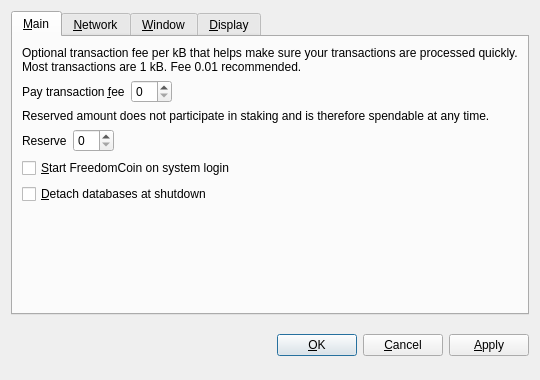
<?xml version="1.0" encoding="UTF-8"?>
<ui version="4.0">
 <class>OptionsDialog</class>
 <widget class="QDialog" name="OptionsDialog">
  <property name="geometry">
   <rect>
    <x>0</x>
    <y>0</y>
    <width>540</width>
    <height>380</height>
   </rect>
  </property>
  <property name="windowTitle">
   <string>Options</string>
  </property>
  <property name="modal">
   <bool>true</bool>
  </property>
  <layout class="QVBoxLayout" name="verticalLayout">
   <item>
    <widget class="QTabWidget" name="tabWidget">
     <property name="tabPosition">
      <enum>QTabWidget::North</enum>
     </property>
     <property name="currentIndex">
      <number>0</number>
     </property>
     <widget class="QWidget" name="tabMain">
      <attribute name="title">
       <string>&amp;Main</string>
      </attribute>
      <layout class="QVBoxLayout" name="verticalLayout_Main">
       <item>
        <widget class="QLabel" name="transactionFeeInfoLabel">
         <property name="text">
          <string>Optional transaction fee per kB that helps make sure your transactions are processed quickly. Most transactions are 1 kB. Fee 0.01 recommended.</string>
         </property>
         <property name="textFormat">
          <enum>Qt::PlainText</enum>
         </property>
         <property name="wordWrap">
          <bool>true</bool>
         </property>
        </widget>
       </item>
       <item>
        <layout class="QHBoxLayout" name="horizontalLayoutFee">
         <item>
          <widget class="QLabel" name="transactionFeeLabel">
           <property name="text">
            <string>Pay transaction &amp;fee</string>
           </property>
           <property name="textFormat">
            <enum>Qt::PlainText</enum>
           </property>
           <property name="buddy">
            <cstring>transactionFee</cstring>
           </property>
          </widget>
         </item>
         <item>
          <widget class="BitcoinAmountField" name="transactionFee"/>
         </item>
         <item>
          <spacer name="horizontalSpacerFee">
           <property name="orientation">
            <enum>Qt::Horizontal</enum>
           </property>
           <property name="sizeHint" stdset="0">
            <size>
             <width>40</width>
             <height>20</height>
            </size>
           </property>
          </spacer>
         </item>
        </layout>
       </item>
       <item>
        <widget class="QLabel" name="reserveBalanceInfoLabel">
         <property name="text">
          <string>Reserved amount does not participate in staking and is therefore spendable at any time.</string>
         </property>
         <property name="textFormat">
          <enum>Qt::PlainText</enum>
         </property>
         <property name="wordWrap">
          <bool>true</bool>
         </property>
        </widget>
       </item>
       <item>
        <layout class="QHBoxLayout" name="horizontalLayoutReserveBalance">
         <item>
          <widget class="QLabel" name="reserveBalanceLabel">
           <property name="text">
            <string>Reserve</string>
           </property>
           <property name="textFormat">
            <enum>Qt::PlainText</enum>
           </property>
           <property name="buddy">
            <cstring>reserveBalance</cstring>
           </property>
          </widget>
         </item>
         <item>
          <widget class="BitcoinAmountField" name="reserveBalance"/>
         </item>
         <item>
          <spacer name="horizontalSpacerReserveBalance">
           <property name="orientation">
            <enum>Qt::Horizontal</enum>
           </property>
           <property name="sizeHint" stdset="0">
            <size>
             <width>40</width>
             <height>20</height>
            </size>
           </property>
          </spacer>
         </item>
        </layout>
       </item>
       <item>
        <widget class="QCheckBox" name="bitcoinAtStartup">
         <property name="toolTip">
          <string>Automatically start FreedomCoin after logging in to the system.</string>
         </property>
         <property name="text">
          <string>&amp;Start FreedomCoin on system login</string>
         </property>
        </widget>
       </item>
       <item>
        <widget class="QCheckBox" name="detachDatabases">
         <property name="toolTip">
          <string>Detach block and address databases at shutdown. This means they can be moved to another data directory, but it slows down shutdown. The wallet is always detached.</string>
         </property>
         <property name="text">
          <string>&amp;Detach databases at shutdown</string>
         </property>
        </widget>
       </item>
       <item>
        <spacer name="verticalSpacer_Main">
         <property name="orientation">
          <enum>Qt::Vertical</enum>
         </property>
         <property name="sizeHint" stdset="0">
          <size>
           <width>20</width>
           <height>40</height>
          </size>
         </property>
        </spacer>
       </item>
      </layout>
     </widget>
     <widget class="QWidget" name="tabNetwork">
      <attribute name="title">
       <string>&amp;Network</string>
      </attribute>
      <layout class="QVBoxLayout" name="verticalLayout_Network">
       <item>
        <widget class="QCheckBox" name="mapPortUpnp">
         <property name="toolTip">
          <string>Automatically open the FreedomCoin client port on the router. This only works when your router supports UPnP and it is enabled.</string>
         </property>
         <property name="text">
          <string>Map port using &amp;UPnP</string>
         </property>
        </widget>
       </item>
       <item>
        <widget class="QCheckBox" name="connectSocks">
         <property name="toolTip">
          <string>Connect to the FreedomCoin network through a SOCKS proxy (e.g. when connecting through Tor).</string>
         </property>
         <property name="text">
          <string>&amp;Connect through SOCKS proxy:</string>
         </property>
        </widget>
       </item>
       <item>
        <layout class="QHBoxLayout" name="horizontalLayout_Network">
         <item>
          <widget class="QLabel" name="proxyIpLabel">
           <property name="text">
            <string>Proxy &amp;IP:</string>
           </property>
           <property name="textFormat">
            <enum>Qt::PlainText</enum>
           </property>
           <property name="buddy">
            <cstring>proxyIp</cstring>
           </property>
          </widget>
         </item>
         <item>
          <widget class="QValidatedLineEdit" name="proxyIp">
           <property name="maximumSize">
            <size>
             <width>140</width>
             <height>16777215</height>
            </size>
           </property>
           <property name="toolTip">
            <string>IP address of the proxy (e.g. 127.0.0.1)</string>
           </property>
          </widget>
         </item>
         <item>
          <widget class="QLabel" name="proxyPortLabel">
           <property name="text">
            <string>&amp;Port:</string>
           </property>
           <property name="textFormat">
            <enum>Qt::PlainText</enum>
           </property>
           <property name="buddy">
            <cstring>proxyPort</cstring>
           </property>
          </widget>
         </item>
         <item>
          <widget class="QLineEdit" name="proxyPort">
           <property name="maximumSize">
            <size>
             <width>55</width>
             <height>16777215</height>
            </size>
           </property>
           <property name="toolTip">
            <string>Port of the proxy (e.g. 9050)</string>
           </property>
          </widget>
         </item>
         <item>
          <widget class="QLabel" name="socksVersionLabel">
           <property name="text">
            <string>SOCKS &amp;Version:</string>
           </property>
           <property name="textFormat">
            <enum>Qt::PlainText</enum>
           </property>
           <property name="buddy">
            <cstring>socksVersion</cstring>
           </property>
          </widget>
         </item>
         <item>
          <widget class="QValueComboBox" name="socksVersion">
           <property name="toolTip">
            <string>SOCKS version of the proxy (e.g. 5)</string>
           </property>
          </widget>
         </item>
         <item>
          <spacer name="horizontalSpacer_Network">
           <property name="orientation">
            <enum>Qt::Horizontal</enum>
           </property>
           <property name="sizeHint" stdset="0">
            <size>
             <width>40</width>
             <height>20</height>
            </size>
           </property>
          </spacer>
         </item>
        </layout>
       </item>
       <item>
        <spacer name="verticalSpacer_Network">
         <property name="orientation">
          <enum>Qt::Vertical</enum>
         </property>
         <property name="sizeHint" stdset="0">
          <size>
           <width>20</width>
           <height>40</height>
          </size>
         </property>
        </spacer>
       </item>
      </layout>
     </widget>
     <widget class="QWidget" name="tabWindow">
      <attribute name="title">
       <string>&amp;Window</string>
      </attribute>
      <layout class="QVBoxLayout" name="verticalLayout_Window">
       <item>
        <widget class="QCheckBox" name="minimizeToTray">
         <property name="toolTip">
          <string>Show only a tray icon after minimizing the window.</string>
         </property>
         <property name="text">
          <string>&amp;Minimize to the tray instead of the taskbar</string>
         </property>
        </widget>
       </item>
       <item>
        <widget class="QCheckBox" name="minimizeOnClose">
         <property name="toolTip">
          <string>Minimize instead of exit the application when the window is closed. When this option is enabled, the application will be closed only after selecting Quit in the menu.</string>
         </property>
         <property name="text">
          <string>M&amp;inimize on close</string>
         </property>
        </widget>
       </item>
       <item>
        <spacer name="verticalSpacer_Window">
         <property name="orientation">
          <enum>Qt::Vertical</enum>
         </property>
         <property name="sizeHint" stdset="0">
          <size>
           <width>20</width>
           <height>40</height>
          </size>
         </property>
        </spacer>
       </item>
      </layout>
     </widget>
     <widget class="QWidget" name="tabDisplay">
      <attribute name="title">
       <string>&amp;Display</string>
      </attribute>
      <layout class="QVBoxLayout" name="verticalLayout_Display">
       <item>
        <layout class="QHBoxLayout" name="horizontalLayout_1_Display">
         <item>
          <widget class="QLabel" name="langLabel">
           <property name="text">
            <string>User Interface &amp;language:</string>
           </property>
           <property name="textFormat">
            <enum>Qt::PlainText</enum>
           </property>
           <property name="buddy">
            <cstring>lang</cstring>
           </property>
          </widget>
         </item>
         <item>
          <widget class="QValueComboBox" name="lang">
           <property name="toolTip">
            <string>The user interface language can be set here. This setting will take effect after restarting FreedomCoin.</string>
           </property>
          </widget>
         </item>
        </layout>
       </item>
       <item>
        <layout class="QHBoxLayout" name="horizontalLayout_2_Display">
         <item>
          <widget class="QLabel" name="unitLabel">
           <property name="text">
            <string>&amp;Unit to show amounts in:</string>
           </property>
           <property name="textFormat">
            <enum>Qt::PlainText</enum>
           </property>
           <property name="buddy">
            <cstring>unit</cstring>
           </property>
          </widget>
         </item>
         <item>
          <widget class="QValueComboBox" name="unit">
           <property name="toolTip">
            <string>Choose the default subdivision unit to show in the interface and when sending coins.</string>
           </property>
          </widget>
         </item>
        </layout>
       </item>
       <item>
        <widget class="QCheckBox" name="displayAddresses">
         <property name="toolTip">
          <string>Whether to show FreedomCoin addresses in the transaction list or not.</string>
         </property>
         <property name="text">
          <string>&amp;Display addresses in transaction list</string>
         </property>
        </widget>
       </item>
       <item>
        <widget class="QCheckBox" name="coinControlFeatures">
         <property name="toolTip">
          <string>Whether to show coin control features or not.</string>
         </property>
         <property name="text">
          <string>Display coin &amp;control features (experts only!)</string>
         </property>
        </widget>
       </item>
       <item>
        <spacer name="verticalSpacer_Display">
         <property name="orientation">
          <enum>Qt::Vertical</enum>
         </property>
         <property name="sizeHint" stdset="0">
          <size>
           <width>20</width>
           <height>40</height>
          </size>
         </property>
        </spacer>
       </item>
      </layout>
     </widget>
    </widget>
   </item>
   <item>
    <layout class="QHBoxLayout" name="horizontalLayout_Buttons">
     <item>
      <spacer name="horizontalSpacer_1">
       <property name="orientation">
        <enum>Qt::Horizontal</enum>
       </property>
       <property name="sizeHint" stdset="0">
        <size>
         <width>40</width>
         <height>48</height>
        </size>
       </property>
      </spacer>
     </item>
     <item>
      <widget class="QLabel" name="statusLabel">
       <property name="font">
        <font>
         <weight>75</weight>
         <bold>true</bold>
        </font>
       </property>
       <property name="text">
        <string/>
       </property>
       <property name="textFormat">
        <enum>Qt::PlainText</enum>
       </property>
       <property name="wordWrap">
        <bool>true</bool>
       </property>
      </widget>
     </item>
     <item>
      <spacer name="horizontalSpacer_2">
       <property name="orientation">
        <enum>Qt::Horizontal</enum>
       </property>
       <property name="sizeHint" stdset="0">
        <size>
         <width>40</width>
         <height>48</height>
        </size>
       </property>
      </spacer>
     </item>
     <item>
      <widget class="QPushButton" name="okButton">
       <property name="text">
        <string>&amp;OK</string>
       </property>
      </widget>
     </item>
     <item>
      <widget class="QPushButton" name="cancelButton">
       <property name="text">
        <string>&amp;Cancel</string>
       </property>
       <property name="autoDefault">
        <bool>false</bool>
       </property>
      </widget>
     </item>
     <item>
      <widget class="QPushButton" name="applyButton">
       <property name="text">
        <string>&amp;Apply</string>
       </property>
       <property name="autoDefault">
        <bool>false</bool>
       </property>
      </widget>
     </item>
    </layout>
   </item>
  </layout>
 </widget>
 <customwidgets>
  <customwidget>
   <class>BitcoinAmountField</class>
   <extends>QSpinBox</extends>
   <header>bitcoinamountfield.h</header>
  </customwidget>
  <customwidget>
   <class>QValueComboBox</class>
   <extends>QComboBox</extends>
   <header>qvaluecombobox.h</header>
  </customwidget>
  <customwidget>
   <class>QValidatedLineEdit</class>
   <extends>QLineEdit</extends>
   <header>qvalidatedlineedit.h</header>
  </customwidget>
 </customwidgets>
 <resources/>
 <connections/>
</ui>
